Frame 1 (no input): blank canvas, image omitted
Frame 60 (no input): blank canvas, image omitted
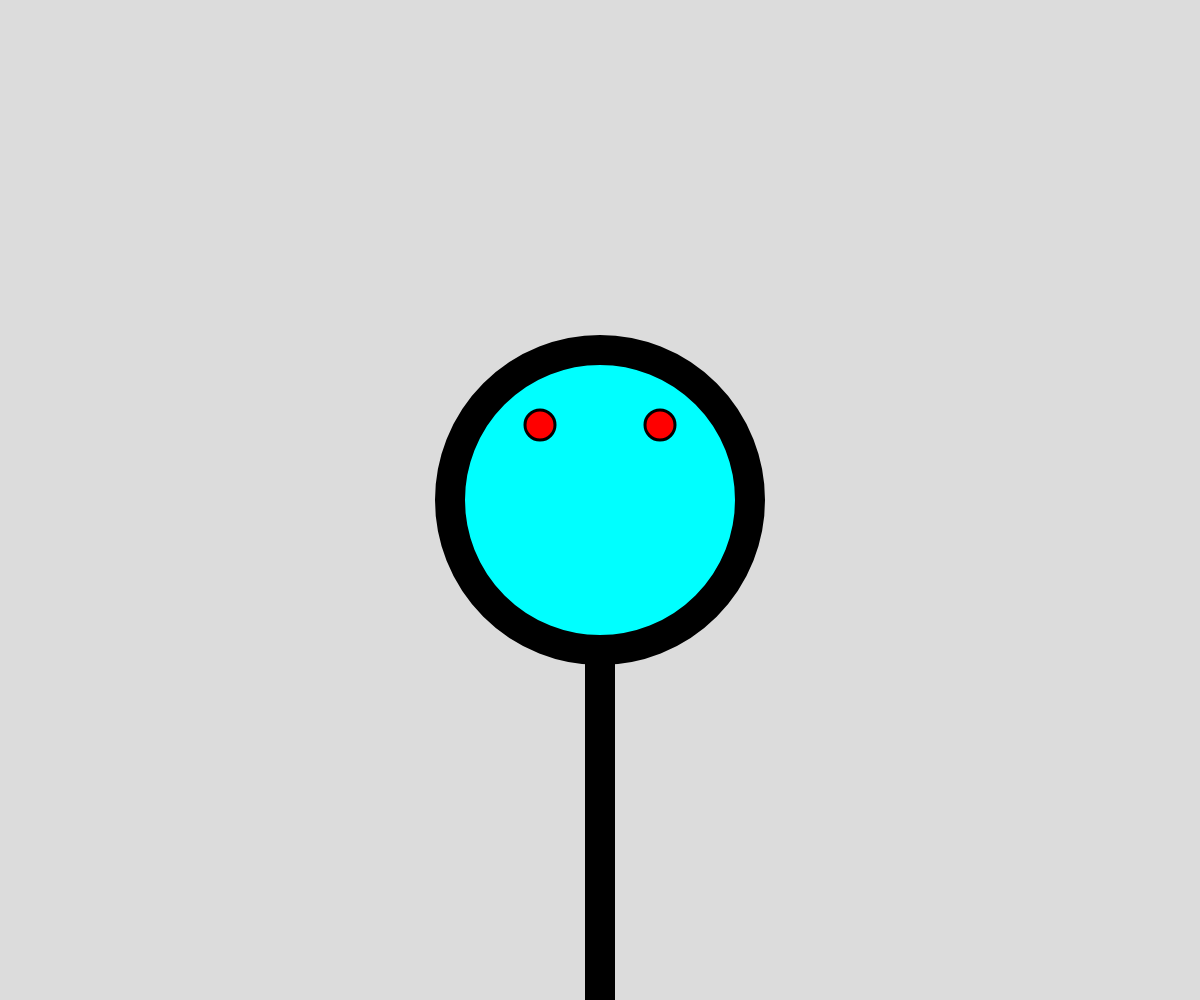
Frame 120 (the mouse pressed at the canvas centre since frame 60)

The p5.js sketch whose frames 1 and 60 were blank and that drew this single picture after the mouse press (run headless with seeded random() and noise() and a simulated clock; from frame 60 on, the mouse is pressed at the canvas centre):

// p5.js sketch
// ── sketch.js
function setup() {
  createCanvas(windowWidth, windowHeight);
}

function draw() {
  background(220);


  let x = mouseX;
  let y = mouseY;
  let headSize = 0.5 * mouseX;
  let hr = headSize / 2;
  let manHeight = 1000;

  strokeWeight(0.05 * x)
  fill(0,255,255)
  circle(x, y, headSize)
  strokeWeight(0.05 * x)
  line(x, y + hr, x, y + headSize + manHeight);
  strokeWeight(0.005 * x)

  
  if (eyeFlag) {
    fill(255,0,0);
  } else {
    fill(0, 255, 0);
  }

  circle(x - hr / 2.5, y - hr / 2, 0.05 * x)
  circle(x + hr / 2.5, y - hr / 2, 0.05 * x)
  
}

let eyeFlag = false;


function mousePressed() {
  eyeFlag = !eyeFlag

}
